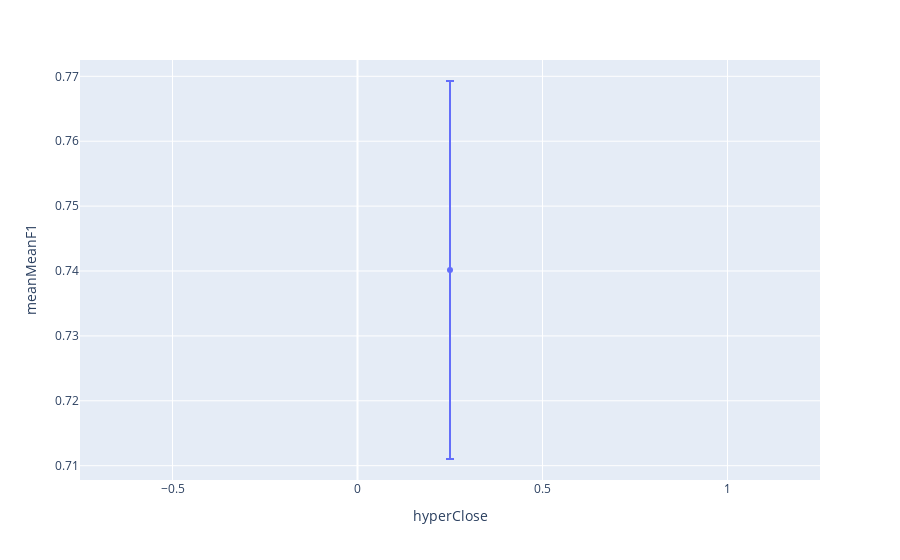

The notebook cell this image was saved under:
### Code cell
aux=hyperParams[(hyperParams.hyperThres==optimal.hyperThres)&(hyperParams.hyperDepth==optimal.hyperDepth)&
                (hyperParams.hyperDuration==optimal.hyperDuration)&(hyperParams.hyperConfidence==optimal.hyperConfidence)].reset_index(drop=True)
px.scatter(aux,x='hyperClose',y='meanMeanF1',error_y='stdMeanF1')

### Figure 1 — Plotly figure (JSON) as saved in the notebook; plotly's stock layout.template omitted (floating-point values rounded to 4 significant figures)
{"data": [{"error_y": {"array": [0.02912]}, "hovertemplate": "hyperClose=%{x}<br>meanMeanF1=%{y}<extra></extra>", "legendgroup": "", "marker": {"color": "#636efa", "symbol": "circle"}, "mode": "markers", "name": "", "orientation": "v", "showlegend": false, "type": "scatter", "x": [0.25], "xaxis": "x", "y": [0.7402], "yaxis": "y"}], "layout": {"legend": {"tracegroupgap": 0}, "margin": {"t": 60}, "xaxis": {"anchor": "y", "domain": [0, 1], "title": {"text": "hyperClose"}}, "yaxis": {"anchor": "x", "domain": [0, 1], "title": {"text": "meanMeanF1"}}}}
